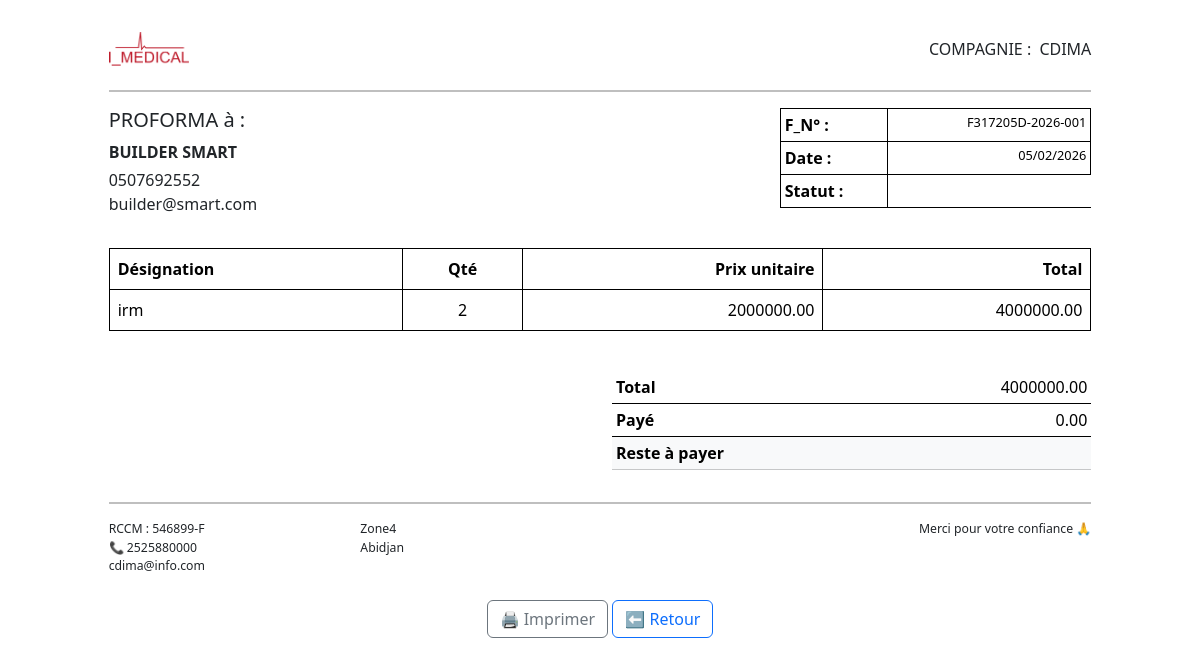
The app's page /facture/1 with its own data.
### models.py (models this page shows, shortened)
class Compagnie(db.Model):
    id = db.Column(db.Integer, primary_key=True)
    nom = db.Column(db.String(150), nullable=False)
    telephone = db.Column(db.String(30))
    email = db.Column(db.String(255))
    adresse = db.Column(db.String(255))
    ville = db.Column(db.String(100))
    numero_rcc = db.Column(db.String(50))
    logo = db.Column(db.String(255))

class Client(db.Model):
    id = db.Column(db.Integer, primary_key=True)
    nom_client = db.Column(db.String(100), nullable=False)
    telephone = db.Column(db.String(30))
    adresse_email = db.Column(db.String(255))
    ville = db.Column(db.String(100))
    numero_rcc = db.Column(db.String(50))

class Facture(db.Model):
    __tablename__ = "facture"
    id = db.Column(db.Integer, primary_key=True)
    numero = db.Column(db.String(30), unique=True, nullable=False)
    date = db.Column(db.DateTime, default=datetime.now(timezone.utc))
    type_facture = db.Column(db.String(15), nullable=False)
    vente_id = db.Column(db.Integer, db.ForeignKey("vente.id"), nullable=False)
    vente = db.relationship("Vente", backref=db.backref("facture", uselist=False))
    client_id = db.Column(db.Integer, db.ForeignKey("client.id"), nullable=True)
    client = db.relationship("Client")
    total = db.Column(db.Numeric(10, 2), default=0)
    total_paye = db.Column(db.Numeric(10, 2), default=0)
    statut = db.Column(db.String(20), default="BROUILLON")
    lignes = db.relationship(
        "LigneFacture",
        back_populates="facture",
        cascade="all, delete-orphan"
    )

class LigneVente(db.Model):
    id = db.Column(db.Integer, primary_key=True)
    vente_id = db.Column(db.Integer, db.ForeignKey('vente.id'), nullable=False)
    produit_id = db.Column(db.Integer, db.ForeignKey('produit.id'), nullable=False)
    quantite = db.Column(db.Integer, nullable=False)
    prix_unitaire = db.Column(db.Numeric(10, 2), nullable=False)
    sous_total = db.Column(db.Numeric(10, 2), nullable=False)
    produit = db.relationship('Produit')

class Produit(db.Model):
  id = db.Column(db.Integer, primary_key=True)
  nom_produit = db.Column(db.String(128), nullable=False,index=True)
  code_produit = db.Column(db.String(256), nullable=False, unique=True)
  description = db.Column(db.String(256), nullable=False)
  image = db.Column(db.String(255), nullable=True)
  stock = db.Column(db.Integer, default=0)

### routes.py (the view)
@app.route('/facture/<int:facture_id>', methods=['GET', 'POST'])
def voir_facture(facture_id):
    compagnie = Compagnie.query.first()
    facture = Facture.query.get_or_404(facture_id)
    facture.statut
    db.session.commit()
    return render_template('facture.html', facture=facture, compagnie=compagnie)

### routes.py (called while the page is built)
@app.after_request
def disable_cache(response):
    response.headers["Cache-Control"] = "no-store, no-cache, must-revalidate, private"
    response.headers["Pragma"] = "no-cache"
    response.headers["Expires"] = "0"
    return response

@app.context_processor
def utility_processor():
    def is_active(endpoint):
        return request.endpoint == endpoint
    return dict(is_active=is_active)

### templates/facture.html (shortened to what this page needs)
{% extends "base_print.html" %}
{% block content %}
<div class="row p-2 d-flex justify-content-center align-items-center my-4">
<div class="col-10">
    <div class="row mb-4 d-flex justify-content-between align-items-center">
      <div class="col-6">
        {% if compagnie and compagnie.logo %}
          <img src="{{ url_for('static', filename='images/' ~ compagnie.logo) }}"
               alt="Logo"
               style="max-height: 80px; width: 80px;">
        {% endif %}
      </div>
      <div class="col-6 text-end">
        <h6 class="mb-0 "><span class="me-1 ">COMPAGNIE :</span> {{ compagnie.nom if compagnie else '' }}</h6>
      </div>
    </div>
    <hr class="border border-black">
    <div class="row mb-4">
      <div class="col-8">
        <h5> PROFORMA à : </h5>
        <p class="mb-1"><strong>{{ facture.client.nom_client }}</strong></p>
        <p class="mb-0">
          {{ facture.client.telephone }}<br>
          {{ facture.client.adresse_email }}
        </p>
      </div>
      <div class="col-4">
        <table class="table table-sm table-bordered border-black">
          <tr>
            <th class="text-start">F_N° :</th>
            <td class="text-end fs-6" style="font-size: 0.8rem !important;">{{ facture.numero }}</td>
          </tr>
          <tr>
            <th class="text-start">Date :</th>
            <td class="text-end fs-6" style="font-size: 0.8rem !important;">{{ facture.date.strftime('%d/%m/%Y') }}</td>
          </tr>
          <tr>
            <th class="text-start">Statut :</th>
          </tr>
        </table>
      </div>
    </div>
    <div class="table-responsive mb-4">
      <table class="table table-bordered  border-black">
        <thead class="">
          <tr>
            <th>Désignation</th>
            <th class="text-center">Qté</th>
            <th class="text-end">Prix unitaire</th>
            <th class="text-end">Total</th>
          </tr>
        </thead>
        <tbody>
          {% for detail in facture.vente.lignes %}
          <tr>
            <td>{{ detail.produit.nom_produit }}</td>
            <td class="text-center">{{ detail.quantite }}</td>
            <td class="text-end">{{ detail.prix_unitaire  }}</td>
            <td class="text-end">
              {{ (detail.quantite * detail.prix_unitaire)  }}
            </td>
          </tr>
          {% endfor %}
        </tbody>
      </table>
    </div>
    <div class="row justify-content-end">
      <div class="col-6">
        <table class="table table-sm border-black">
          <tr>
            <th>Total</th>
            <td class="text-end">{{ facture.total  }}</td>
          </tr>
          <tr>
            <th>Payé</th>
            <td class="text-end">{{ facture.total_paye  }}</td>
          </tr>
          <tr class="table-light">
            <th>Reste à payer</th>
            <td class="text-end fw-bold">
            </td>
          </tr>
        </table>
      </div>
    </div>
    <hr class="border border-black">
    <div class="row small">
        <small class="col-3 d-flex flex-column">
            <span>RCCM : {{ compagnie.numero_rcc if compagnie else '' }}</span>
            <span>
                📞 {{ compagnie.telephone if compagnie else '' }}
            </span>
            <span>
                {{ compagnie.email if compagnie else '' }}
            </span>
          </small>
          <small class="col-3 d-flex flex-column">
              <span>
                  {{ compagnie.adresse if compagnie else '' }}<br>
              </span>
              <span>
                  {{ compagnie.ville if compagnie else '' }}<br>
              </span>
        </small>
        <small class="col-6 text-end">
          Merci pour votre confiance 🙏
        </small>
    </div>
    <div class="text-center mt-4 no-print">
      <button class="btn btn-outline-secondary" onclick="window.print()">
        🖨️ Imprimer
      </button>
      <a href="{{ url_for('nouvelle_vente') }}" class="btn btn-outline-primary">
        ⬅ Retour
      </a>
    </div>
</div>
</div>
{% endblock %}

### static/style/styles.css (style rules this page uses)
body,html { height: 100%; }

### records on screen
Compagnie: logo (picture), nom "CDIMA", numero_rcc "546899-F", telephone "2525880000", email "cdima@info.com", adresse "Zone4", ville "Abidjan"
Client: client.nom_client "BUILDER SMART", client.telephone "0507692552", client.adresse_email "builder@smart.com"
Facture: numero "F317205D-2026-001", date "05/02/2026", total "4000000.00", total_paye "0.00"
LigneVente: produit.nom_produit "irm", quantite "2", prix_unitaire "2000000.00", (detail.quantite*detail.prix_unitaire) "4000000.00"
